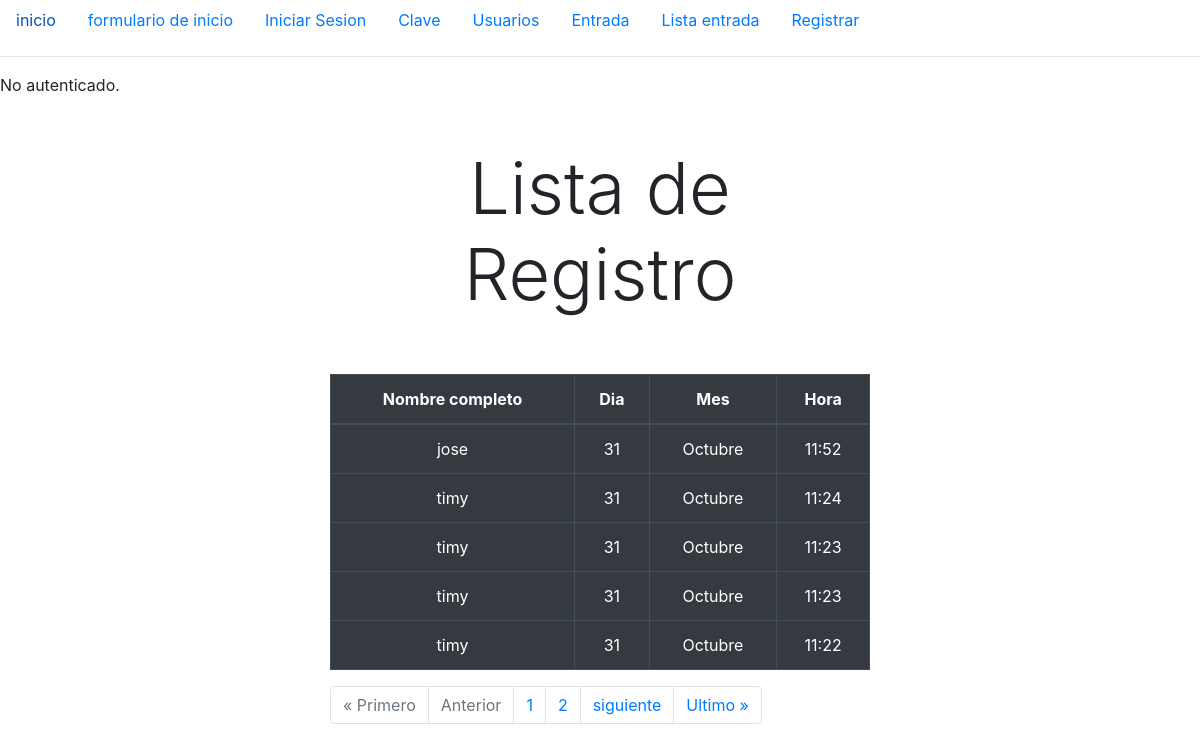
Before: /verificacion with the older database file.
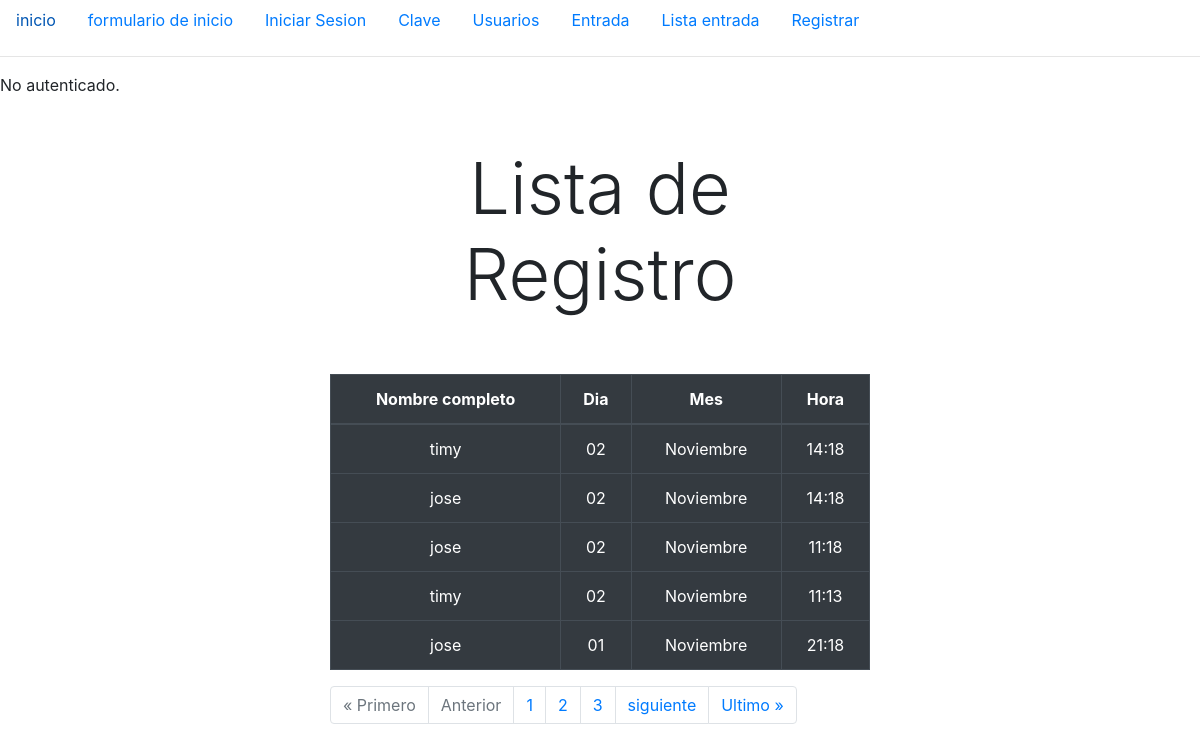
After: the same page with the newer database file.
### login/models.py (models this page shows, shortened)
class RegistroAcceso(models.Model):
    verificacion = models.ForeignKey(Verificacion, on_delete=models.SET_NULL, null=True)
    fecha_hora = models.DateTimeField(auto_now_add=True)

class Verificacion(models.Model):
    usuario = models.ForeignKey(User, on_delete=models.CASCADE)
    nombre_completo = models.CharField(max_length=100)
    email = models.EmailField(max_length=100)
    telefono = models.CharField(max_length=10) # por que un numero tiene solo 10 digitos
    programa_academico = models.CharField(max_length=255)
    contrasena = models.CharField(max_length=10, unique=True)
    rfid = models.CharField(max_length=50, null=True, blank=True)
    lab_vision = models.BooleanField(default=False)
    lab_robotica = models.BooleanField(default=False)

### login/views.py (the view)
# urls.py: path('verificacion', views.lista_registro, name='verificacion'),
def lista_registro(request):
    registros = RegistroAcceso.objects.all()
    paginacion = Paginator(RegistroAcceso.objects.all().order_by('-id'), 5)
    page = request.GET.get('page')
    registro_acceso = paginacion.get_page(page)
    num_paginas = registro_acceso.paginator.page_range
    parametros = {'registros':registros,
                    'paginacion':registro_acceso,
                    'num_paginas':num_paginas}
    return render(request, 'pagina/verificacion.html', parametros)

### login/templates/pagina/verificacion.html (shortened to what this page needs)
{% extends 'main/prueba.html' %}
{% block content %}
    <main class='container'>
        <div class='row'>
            <div class='col-md-6 offset-md-3'>
                <h1 class='text-center display-3 py-5'>Lista de Registro</h1>
                <div>
                    <table class="table table-hover table-dark table-bordered border-light">
                        <thead>
                            <tr>
                                <th scope="col" class="text-center">Nombre completo</th>
                                <th scope="col" class="text-center">Dia</th>
                                <th scope="col" class="text-center">Mes</th>
                                <th scope="col" class="text-center">Hora</th>
                                </div>
                        <tbody>
                            {% for registro in paginacion %}
                            <tr>
                                <td scope="col" class="text-center">{{registro.verificacion.nombre_completo}}</td>
                                <td scope="col" class="text-center">{{registro.fecha_hora|date:"d" }}</td>
                                <td scope="col" class="text-center">{{registro.fecha_hora|date:"F" }}</td>
                                <td scope="col" class="text-center">{{registro.fecha_hora|date:"H:i" }}</td>
                            </tr>
                            {% endfor %}
                        </tbody>
                </div>
                <nav aria-label="Page navigation example">
                        <ul class="pagination">
                        {% if paginacion.has_previous %}
                            <li class="page-item"><a class="page-link" href="?page=1">&laquo Primero</a></li>
                            <li class="page-item"><a class="page-link" href="?page={{ paginacion.previous_page_number }}">Anterior</a></li>
                            {% else %}
                            <li class="page-item disabled"><a class="page-link" href="#">&laquo Primero</a></li>
                            <li class="page-item disabled"><a class="page-link" href="#">Anterior</a></li>
                        {% endif %}
                        {% for numero in num_paginas %}
                        <li class="page-item"><a class="page-link" href='?page={{numero}}'>{{numero}}</a></li>
                        {% endfor %}
                        {% if paginacion.has_next %}
                            <li class="page-item"><a class="page-link" href="?page={{paginacion.next_page_number}}">siguiente</a></li>
                            <li class="page-item"><a class="page-link" href="?page={{ paginacion.paginator.num_pages }}">Ultimo &raquo</a></li>
                            {% else %}
                            <li class="page-item disabled"><a class="page-link" href="#">siguiente</a></li>
                            <li class="page-item disabled"><a class="page-link" href="#">Ultimo &raquo</a></li>
                        {% endif %}
                    </ul>
                </nav>
            </div>
    </main>
{% endblock  %}

Changed rows visible on the page:
no longer on this page (row unchanged): RegistroAcceso: verificacion.nombre_completo "jose", fecha_hora "31", fecha_hora "Octubre", fecha_hora "11:52"
no longer on this page (row unchanged): RegistroAcceso: verificacion.nombre_completo "timy", fecha_hora "31", fecha_hora "Octubre", fecha_hora "11:24"
no longer on this page (row unchanged): RegistroAcceso: verificacion.nombre_completo "timy", fecha_hora "31", fecha_hora "Octubre", fecha_hora "11:23"
no longer on this page (row unchanged): RegistroAcceso: verificacion.nombre_completo "timy", fecha_hora "31", fecha_hora "Octubre", fecha_hora "11:23"
no longer on this page (row unchanged): RegistroAcceso: verificacion.nombre_completo "timy", fecha_hora "31", fecha_hora "Octubre", fecha_hora "11:22"
added RegistroAcceso: verificacion.nombre_completo "timy", fecha_hora "02", fecha_hora "Noviembre", fecha_hora "14:18"
added RegistroAcceso: verificacion.nombre_completo "jose", fecha_hora "02", fecha_hora "Noviembre", fecha_hora "14:18"
added RegistroAcceso: verificacion.nombre_completo "jose", fecha_hora "02", fecha_hora "Noviembre", fecha_hora "11:18"
added RegistroAcceso: verificacion.nombre_completo "timy", fecha_hora "02", fecha_hora "Noviembre", fecha_hora "11:13"
added RegistroAcceso: verificacion.nombre_completo "jose", fecha_hora "01", fecha_hora "Noviembre", fecha_hora "21:18"
Other visible differences:
new list line: "3"
